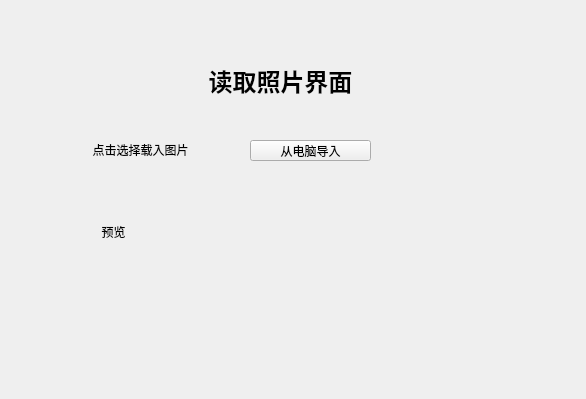
<?xml version="1.0" encoding="UTF-8"?>
<ui version="4.0">
 <class>widge1</class>
 <widget class="QWidget" name="widge1">
  <property name="geometry">
   <rect>
    <x>0</x>
    <y>0</y>
    <width>586</width>
    <height>399</height>
   </rect>
  </property>
  <property name="windowTitle">
   <string>Form</string>
  </property>
  <widget class="QLabel" name="label">
   <property name="geometry">
    <rect>
     <x>190</x>
     <y>50</y>
     <width>181</width>
     <height>61</height>
    </rect>
   </property>
   <property name="text">
    <string>&lt;html&gt;&lt;head/&gt;&lt;body&gt;&lt;p align=&quot;center&quot;&gt;&lt;span style=&quot; font-size:18pt; font-weight:600;&quot;&gt;读取照片界面&lt;/span&gt;&lt;/p&gt;&lt;/body&gt;&lt;/html&gt;</string>
   </property>
  </widget>
  <widget class="QLabel" name="label_2">
   <property name="geometry">
    <rect>
     <x>80</x>
     <y>120</y>
     <width>121</width>
     <height>61</height>
    </rect>
   </property>
   <property name="text">
    <string>&lt;html&gt;&lt;head/&gt;&lt;body&gt;&lt;p align=&quot;center&quot;&gt;点击选择载入图片&lt;/p&gt;&lt;/body&gt;&lt;/html&gt;</string>
   </property>
  </widget>
  <widget class="QPushButton" name="pushButton">
   <property name="geometry">
    <rect>
     <x>250</x>
     <y>140</y>
     <width>121</width>
     <height>21</height>
    </rect>
   </property>
   <property name="text">
    <string>从电脑导入</string>
   </property>
  </widget>
  <widget class="QLabel" name="label_3">
   <property name="geometry">
    <rect>
     <x>83</x>
     <y>222</y>
     <width>61</width>
     <height>20</height>
    </rect>
   </property>
   <property name="text">
    <string>&lt;html&gt;&lt;head/&gt;&lt;body&gt;&lt;p align=&quot;center&quot;&gt;预览&lt;/p&gt;&lt;/body&gt;&lt;/html&gt;</string>
   </property>
  </widget>
 </widget>
 <resources/>
 <connections/>
</ui>
